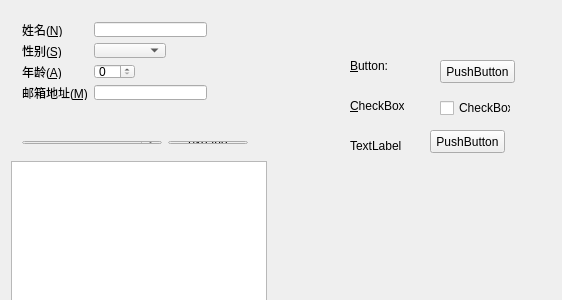
<?xml version="1.0" encoding="UTF-8"?>
<ui version="4.0">
 <class>Widget</class>
 <widget class="QWidget" name="Widget">
  <property name="geometry">
   <rect>
    <x>0</x>
    <y>0</y>
    <width>562</width>
    <height>300</height>
   </rect>
  </property>
  <property name="windowTitle">
   <string>Widget</string>
  </property>
  <widget class="QTextEdit" name="textEdit">
   <property name="geometry">
    <rect>
     <x>11</x>
     <y>161</y>
     <width>256</width>
     <height>179</height>
    </rect>
   </property>
  </widget>
  <widget class="QWidget" name="formLayoutWidget">
   <property name="geometry">
    <rect>
     <x>11</x>
     <y>11</y>
     <width>207</width>
     <height>100</height>
    </rect>
   </property>
   <layout class="QFormLayout" name="formLayout">
    <property name="fieldGrowthPolicy">
     <enum>QFormLayout::ExpandingFieldsGrow</enum>
    </property>
    <item row="0" column="0">
     <widget class="QLabel" name="nLabel">
      <property name="text">
       <string>姓名(&amp;N)</string>
      </property>
      <property name="buddy">
       <cstring>nLineEdit</cstring>
      </property>
     </widget>
    </item>
    <item row="0" column="1">
     <widget class="QLineEdit" name="nLineEdit"/>
    </item>
    <item row="1" column="0">
     <widget class="QLabel" name="sLabel">
      <property name="text">
       <string>性别(&amp;S)</string>
      </property>
      <property name="buddy">
       <cstring>sComboBox</cstring>
      </property>
     </widget>
    </item>
    <item row="1" column="1">
     <widget class="QComboBox" name="sComboBox"/>
    </item>
    <item row="2" column="0">
     <widget class="QLabel" name="aLabel">
      <property name="text">
       <string>年龄(&amp;A)</string>
      </property>
      <property name="buddy">
       <cstring>aSpinBox</cstring>
      </property>
     </widget>
    </item>
    <item row="2" column="1">
     <widget class="QSpinBox" name="aSpinBox"/>
    </item>
    <item row="3" column="0">
     <widget class="QLabel" name="mLabel">
      <property name="text">
       <string>邮箱地址(&amp;M)</string>
      </property>
      <property name="buddy">
       <cstring>mLineEdit</cstring>
      </property>
     </widget>
    </item>
    <item row="3" column="1">
     <widget class="QLineEdit" name="mLineEdit"/>
    </item>
   </layout>
  </widget>
  <widget class="QLabel" name="label">
   <property name="geometry">
    <rect>
     <x>350</x>
     <y>60</y>
     <width>54</width>
     <height>12</height>
    </rect>
   </property>
   <property name="text">
    <string>&amp;Button:</string>
   </property>
   <property name="buddy">
    <cstring>pushButton_2</cstring>
   </property>
  </widget>
  <widget class="QLabel" name="label_2">
   <property name="geometry">
    <rect>
     <x>350</x>
     <y>100</y>
     <width>54</width>
     <height>12</height>
    </rect>
   </property>
   <property name="text">
    <string>&amp;CheckBox:</string>
   </property>
   <property name="buddy">
    <cstring>checkBox</cstring>
   </property>
  </widget>
  <widget class="QPushButton" name="pushButton_2">
   <property name="geometry">
    <rect>
     <x>440</x>
     <y>60</y>
     <width>75</width>
     <height>23</height>
    </rect>
   </property>
   <property name="text">
    <string>PushButton</string>
   </property>
  </widget>
  <widget class="QCheckBox" name="checkBox">
   <property name="geometry">
    <rect>
     <x>440</x>
     <y>100</y>
     <width>71</width>
     <height>16</height>
    </rect>
   </property>
   <property name="text">
    <string>CheckBox</string>
   </property>
  </widget>
  <widget class="QLabel" name="buddyLabel">
   <property name="geometry">
    <rect>
     <x>350</x>
     <y>140</y>
     <width>54</width>
     <height>12</height>
    </rect>
   </property>
   <property name="text">
    <string>TextLabel</string>
   </property>
  </widget>
  <widget class="QPushButton" name="buddyButton">
   <property name="geometry">
    <rect>
     <x>430</x>
     <y>130</y>
     <width>75</width>
     <height>23</height>
    </rect>
   </property>
   <property name="text">
    <string>PushButton</string>
   </property>
  </widget>
  <widget class="QWidget" name="">
   <property name="geometry">
    <rect>
     <x>11</x>
     <y>130</y>
     <width>248</width>
     <height>25</height>
    </rect>
   </property>
   <layout class="QHBoxLayout" name="horizontalLayout">
    <item>
     <widget class="QFontComboBox" name="fontComboBox"/>
    </item>
    <item>
     <widget class="QPushButton" name="pushButton">
      <property name="text">
       <string>expand</string>
      </property>
      <property name="checkable">
       <bool>true</bool>
      </property>
     </widget>
    </item>
   </layout>
  </widget>
 </widget>
 <layoutdefault spacing="6" margin="11"/>
 <tabstops>
  <tabstop>sComboBox</tabstop>
  <tabstop>nLineEdit</tabstop>
  <tabstop>pushButton</tabstop>
  <tabstop>textEdit</tabstop>
  <tabstop>fontComboBox</tabstop>
  <tabstop>pushButton_2</tabstop>
  <tabstop>checkBox</tabstop>
  <tabstop>buddyButton</tabstop>
  <tabstop>aSpinBox</tabstop>
  <tabstop>mLineEdit</tabstop>
 </tabstops>
 <resources/>
 <connections/>
</ui>
